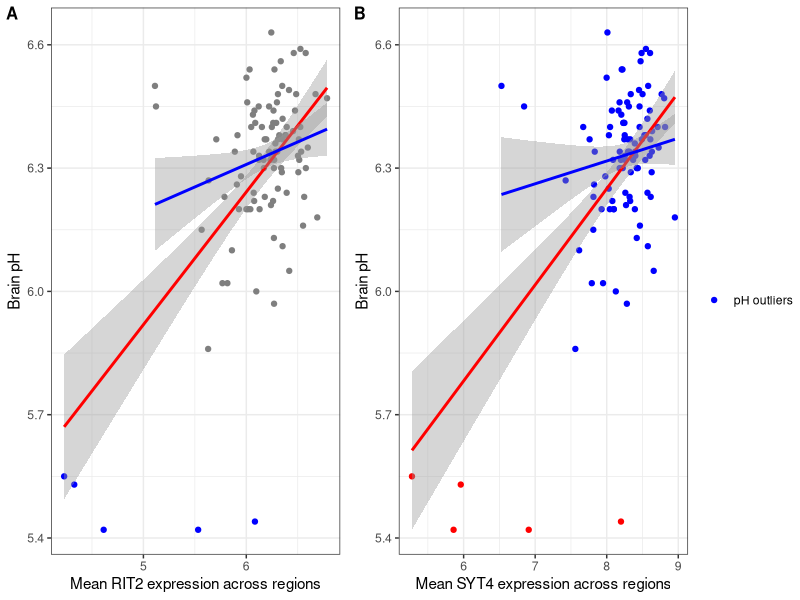

Write the R code that produced this figure.
library(here)
library(tidyr)
library(dplyr)
library(ggplot2)
library(cowplot)

#load data, BrainEac csv data file "BrainEac_allRegions_data.csv" from Data folder:
#includes demographics, gene expression, and genotype data    
BE_allRegions <- read.csv(here("Data","BrainEac_allRegions_data.csv"), header = T)

## Section: Brainwide RIT2 and SYT4 gene expression is correlated with pH 

#we need to reformat the data to obtain mean averages of each gene expression across all 10 brain regions for each donor
#store the data into a new dataframe "BE_donorStats"
BE_donorStats <- group_by(BE_allRegions, donor) %>% dplyr::summarise(
  count = n(),
  ph = mean(ph, na.rm = TRUE),
  rit2 = mean(rit2, na.rm = TRUE),
  syt4 = mean(syt4, na.rm = TRUE),
  ca10 = mean(ca10, na.rm = TRUE),
  rs12456492 = first(rs12456492),
  rs12456492Named = first(rs12456492Named),
  sex = first(sex),
  PMI = first(PMI),
  RIN = mean(RIN),
  age = first(age),
  phOutlier = first(phOutlier),
  brainBank = first(brainBank),
  hasSN = "substantia nigra" %in% region,
  G_allele = first(G_allele), 
  Allele_Named = first(Allele_Named),
  cause_of_death = first(cause_of_death)
)

#Can write data into a csv file, for future use:
write.csv(BE_donorStats, file = here("Data","BrainEac_DonorStats_MeanExp.csv"), row.names = F)

#Pearson Correlation between pH and averaged expression of RIT2, and STY4 across all 10 brain regions including outliers 
cor.test(BE_donorStats$rit2, BE_donorStats$ph,m='p')
#cor = 0.5851373, p-value < 0.0001
cor.test(BE_donorStats$syt4, BE_donorStats$ph,m='p')
#cor = 0.5819768, p-value < 0.0001

#Pearson Correlation between pH and averaged expression of RIT2, and STY4 across all 10 brain regions excluding outliers 
cor.test(filter(BE_donorStats, !phOutlier)$rit2, filter(BE_donorStats, !phOutlier)$ph,m='p')
#cor = 0.220528, p-value = 0.03175
cor.test(filter(BE_donorStats, !phOutlier)$syt4, filter(BE_donorStats, !phOutlier)$ph,m='p')
#cor = 0.1431437, p-value = 0.1664

#Pearson Correlation between pH and averaged expression of RIT2, and STY4 for each brain region excluding outliers 
# store data in a table format: region tested, correlation value, P value, adjusted p value (fdr) 
correlation_function_region <- function(gene) {
  correlation_table = data.frame()
  for(regionTested in unique(BE_allRegions$region)) {
    sumCor <- cor.test(as.formula(paste("~", gene, paste("+ ph"))), filter(BE_allRegions,region==regionTested & !phOutlier), m="p")  
    r_value <-sumCor$estimate
    p_value<- sumCor$p.value
    df_row <- data.frame(regionTested, r_value, p_value)
    correlation_table <- rbind(correlation_table,df_row)
  }
  correlation_table$adjusted_p <- p.adjust(correlation_table$p_value, method = "fdr")
  return(correlation_table)
}

#run function for each gene
correlation_function_region(gene = "rit2") 
correlation_function_region(gene = "syt4") 


#Figure 1 Scatter plots of the relationship between pH with RIT2 and SYT4 gene expression

RIT2_avg <- ggplot(filter(BE_donorStats), aes(x = rit2, y = ph, colour=phOutlier)) + geom_point() + xlab("Mean RIT2 expression across regions") + ylab("Brain pH") +  
  scale_color_manual(values=c("blue", "red"), name= NULL, breaks=c(TRUE), labels=c("pH outliers"))+
  geom_smooth(method='lm', data =filter(BE_donorStats), colour="red")+
  geom_smooth(method='lm', data =filter(BE_donorStats,!phOutlier), colour="blue")+
  theme_bw()

SYT4_avg <- ggplot(filter(BE_donorStats), aes(x = syt4, y = ph, colour=phOutlier)) + geom_point() + xlab("Mean SYT4 expression across regions") + ylab("Brain pH") +  
  scale_color_manual(values=c("blue", "red"))+
  geom_smooth(method='lm', data =filter(BE_donorStats), colour="red")+
  geom_smooth(method='lm', data =filter(BE_donorStats,!phOutlier), colour="blue")+
  theme_bw()

#add RIT2 and SYT4 plot side by side 
RIT2_SYT4_pH_plot<- plot_grid(RIT2_avg + theme(legend.position = "none") , SYT4_avg +theme(legend.position = "none"), labels = c('A', 'B'), label_size = 12)

#add legend 
Figure3 <- plot_grid(RIT2_SYT4_pH_plot, get_legend(RIT2_avg), 
                     nrow =1, rel_widths  = c(1, 0.15))

ggsave(Figure3, filename = here('Figures','Figure 3 pH with average RIT2 and SYT4 gene expression.pdf'), height = 4, width = 9.5, dpi=300)

